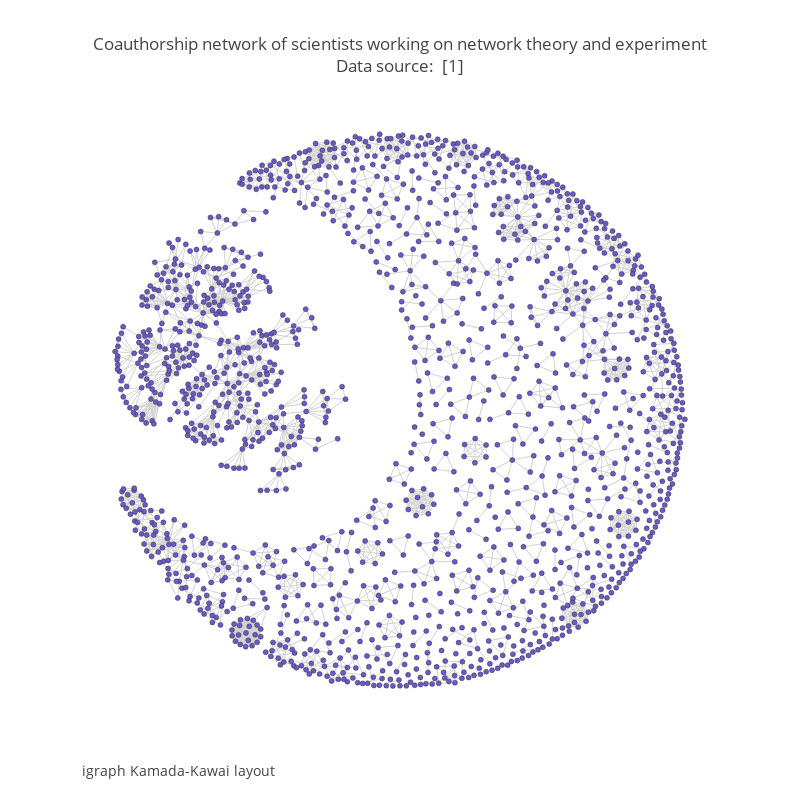

Source (notebook cell):
### Code cell
fig1=dict(data=[trace1, trace2], layout=layout)
iplot(fig1)

### Figure 1 — Plotly figure (JSON) as saved in the notebook; plotly's stock layout.template omitted (floating-point values rounded to 4 significant figures; data arrays with more than 128 entries replaced by an {"elided": "..."} marker saying what was removed)
{"data": [{"hoverinfo": "none", "line": {"color": "rgb(210,210,210)", "width": 1}, "mode": "lines", "type": "scatter", "x": {"elided": "8226 float values"}, "y": {"elided": "8226 float values"}}, {"hoverinfo": "text", "marker": {"color": "#6959CD", "line": {"color": "rgb(50,50,50)", "width": 0.5}, "size": 5, "symbol": "dot"}, "mode": "markers", "text": {"elided": "1589 str values"}, "type": "scatter", "x": {"elided": "1589 float values"}, "y": {"elided": "1589 float values"}}], "layout": {"annotations": [{"font": {"size": 14}, "showarrow": false, "text": "igraph Kamada-Kawai layout", "x": 0, "xanchor": "left", "xref": "paper", "y": -0.1, "yanchor": "bottom", "yref": "paper"}], "autosize": false, "font": {"size": 12}, "height": 800, "hovermode": "closest", "showlegend": false, "title": "Coauthorship network of scientists working on network theory and experiment<br>Data source: <a href='https://networkdata.ics.uci.edu/data.php?id=11'> [1]</a>", "width": 800, "xaxis": {"visible": false}, "yaxis": {"visible": false}}}
